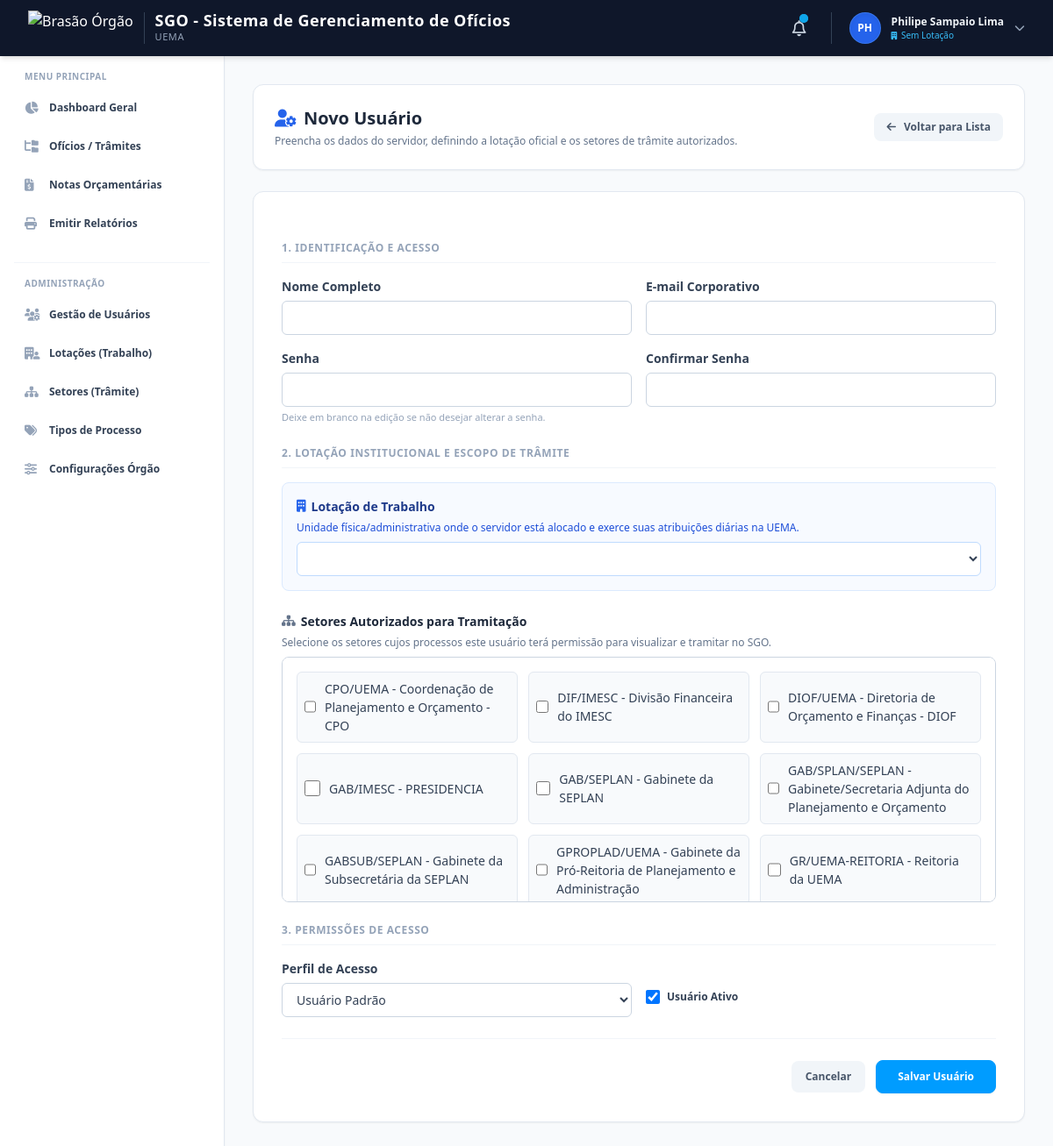
The page /admin/users/new (signed in) on the database as committed earlier.
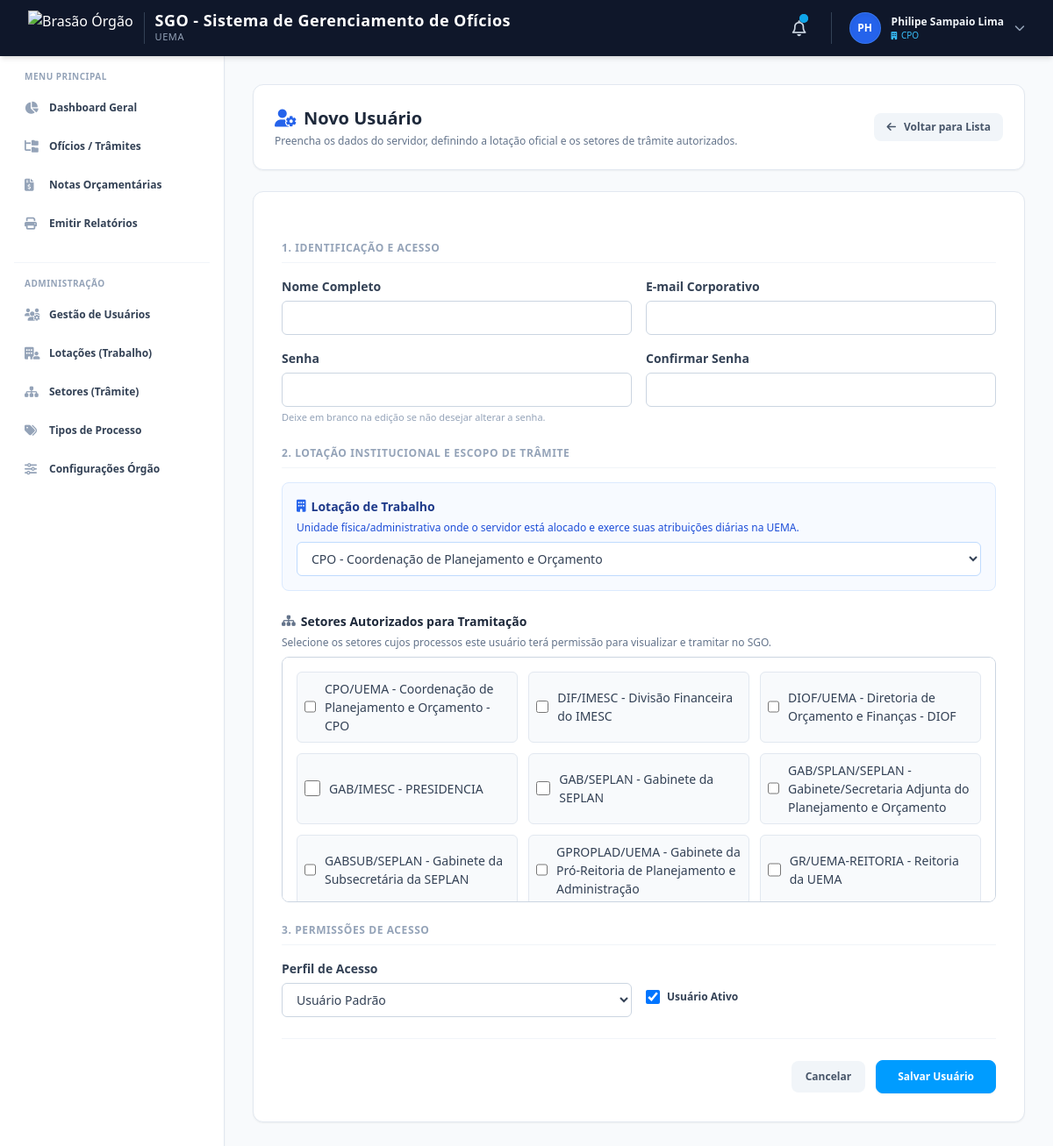
The same page on the database as committed later.
### app/models.py (models this page shows, shortened)
class Lotacao(db.Model):
    __tablename__ = 'lotacoes'
    id = db.Column(db.Integer, primary_key=True)
    nome = db.Column(db.String(100), nullable=False)
    sigla = db.Column(db.String(20), nullable=False, unique=True)
    ativo = db.Column(db.Boolean, default=True)
    servidores = db.relationship('User', backref='lotacao_trabalho', lazy=True)

### app/controllers/admin.py (the view, shortened to what this page needs)
@bp.route('/usuarios/novo', methods=['GET', 'POST'])
@bp.route('/users/new', methods=['GET', 'POST'])
@login_required
@admin_required
def user_create():
    form = UserForm()
    return render_template('admin/users_form.html', form=form, title="Novo Usuário")

### app/controllers/admin.py (called while the page is built)
def admin_required(f):
    @wraps(f)
    def decorated_function(*args, **kwargs):
        if not current_user.is_authenticated or current_user.perfil != 'Administrador':
            flash('Acesso negado. Esta área é restrita a administradores do sistema.', 'danger')
            return redirect(url_for('main.index'))
        return f(*args, **kwargs)
    return decorated_function

### app/models.py (called while the page is built)
    def tempo_atras(self):
        diff = datetime.datetime.now() - self.created_at
        segundos = diff.total_seconds()
        if segundos < 60:
            return "Agora mesmo"
        elif segundos < 3600:
            minutos = int(segundos / 60)
            return f"Há {minutos} min"
        elif segundos < 86400:
            horas = int(segundos / 3600)
            return f"Há {horas} h"
        else:
            dias = int(segundos / 86400)
            return f"Há {dias} dias"

### app/templates/admin/users_form.html (shortened to what the changed rows need)
{% extends "base/base.html" %}
{% block content %}
<div class="max-w-4xl mx-auto space-y-6">
    <div class="flex items-center justify-between bg-white p-6 rounded-xl border border-slate-200 shadow-sm">
        <div>
            <h1 class="text-xl font-bold text-slate-800 flex items-center gap-2">
                <i class="fa-solid fa-user-gear text-blue-600"></i> {{ title }}
            </h1>
        </div>
    </div>
    <form method="POST" class="bg-white rounded-xl border border-slate-200 shadow-sm p-6 sm:p-8 space-y-6">
        <div>
            <h2 class="text-xs font-bold text-slate-400 uppercase tracking-wider mb-4 border-b border-slate-100 pb-2">
                1. Identificação e Acesso
            </h2>
        </div>
        <div>
            <h2 class="text-xs font-bold text-slate-400 uppercase tracking-wider mb-4 border-b border-slate-100 pb-2">
                2. Lotação Institucional e Escopo de Trâmite
            </h2>
            <div class="grid grid-cols-1 gap-6">
                <div class="bg-blue-50/50 p-4 rounded-lg border border-blue-100">
                    <label class="form-label font-bold text-blue-900 flex items-center gap-1.5">
                        <i class="fa-solid fa-building text-blue-600"></i> {{ form.lotacao_id.label }}
                    </label>
                    <p class="text-xs text-blue-700 mb-2">Unidade física/administrativa onde o servidor está alocado e exerce suas atribuições diárias na UEMA.</p>
                    {{ form.lotacao_id(class="form-select border-blue-200 focus:border-blue-500") }}
                </div>
            </div>
        </div>
        <div>
            <h2 class="text-xs font-bold text-slate-400 uppercase tracking-wider mb-4 border-b border-slate-100 pb-2">
                3. Permissões de Acesso
            </h2>
        </div>
    </form>
</div>
{% endblock %}

### app/templates/base/base.html (shortened to what the changed rows need)
<!DOCTYPE html>
<html lang="pt-br" class="h-full bg-slate-50">
<head>
    <script src="https://cdn.tailwindcss.com"></script>
    <link rel="stylesheet" href="https://cdnjs.cloudflare.com/ajax/libs/font-awesome/6.4.0/css/all.min.css">
    <link rel="stylesheet" href="{{ url_for('static', filename='css/style.css') }}">
</head>
<body class="h-full antialiased text-slate-700 bg-slate-50 font-sans" x-data="{ sidebarOpen: false }">
    <div class="min-h-full flex flex-col">
        <header class="bg-slate-900 text-white sticky top-0 z-30 shadow-md">
            <div class="px-4 sm:px-6 lg:px-8 h-16 flex items-center justify-between">
                <div class="flex items-center gap-3 sm:gap-5">
                    {% if current_user.is_authenticated %}
                        <div class="relative border-l border-slate-700 pl-3 sm:pl-5" x-data="{ open: false }">
                            <button @click="open = !open" type="button" class="flex items-center gap-3 text-sm focus:outline-none group">
                                <div class="w-9 h-9 rounded-full bg-blue-600 text-white flex items-center justify-center font-bold text-xs uppercase shadow-inner border border-blue-400/30">
                                    {{ current_user.nome[:2] }}
                                </div>
                                <div class="hidden md:block text-left">
                                    <span class="font-semibold text-xs block text-slate-100 group-hover:text-white leading-none">{{ current_user.nome }}</span>
                                    <span class="text-[10px] text-sky-400 block mt-1 leading-none font-medium">
                                        <i class="fa-solid fa-building text-[9px] mr-0.5"></i>
                                        {{ current_user.lotacao_trabalho.sigla if current_user.lotacao_trabalho else 'Sem Lotação' }}
                                    </span>
                                </div>
                                <i class="fa-solid fa-chevron-down text-xs text-slate-400 group-hover:text-white transition-transform duration-200" :class="open ? 'rotate-180' : ''"></i>
                            </button>
                        </div>
                    {% endif %}
                </div>
            </div>
        </header>
        <div class="flex flex-1 relative">
            <main class="flex-1 p-4 sm:p-6 lg:p-8 overflow-y-auto w-full">
                {% block content %}{% endblock %}
            </main>
        </div>
    </div>
</body>
</html>

Rows that differ between the two databases and show on the page:
added Lotacao: lotacao_trabalho "CPO"
Other text that changed with them:
form field lotacao_id: (not shown) → "CPO - Coordenação de Planejamento e Orçamento"
text no longer shown: "Sem Lotação"
